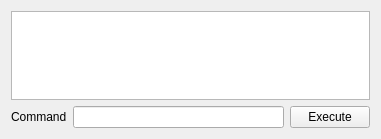
<?xml version="1.0" encoding="UTF-8"?>
<ui version="4.0">
 <class>CmdLog</class>
 <widget class="QWidget" name="CmdLog">
  <property name="geometry">
   <rect>
    <x>0</x>
    <y>0</y>
    <width>381</width>
    <height>139</height>
   </rect>
  </property>
  <property name="windowTitle">
   <string>CmdLog</string>
  </property>
  <layout class="QVBoxLayout" name="verticalLayout">
   <item>
    <widget class="QPlainTextEdit" name="te_log"/>
   </item>
   <item>
    <layout class="QHBoxLayout" name="horizontalLayout">
     <item>
      <widget class="QLabel" name="label">
       <property name="text">
        <string>Command</string>
       </property>
      </widget>
     </item>
     <item>
      <widget class="QLineEdit" name="le_cmd"/>
     </item>
     <item>
      <widget class="QPushButton" name="b_exec">
       <property name="text">
        <string>Execute</string>
       </property>
      </widget>
     </item>
    </layout>
   </item>
  </layout>
 </widget>
 <resources/>
 <connections/>
</ui>
